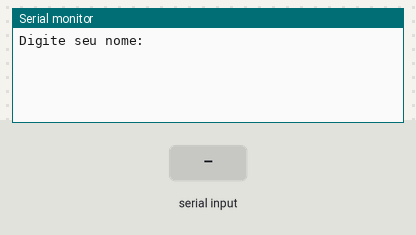
Bench run of a sketch on a simulated Arduino Uno, built with avr-gcc and run on an emulated ATmega328P. Shown: the last lines printed to the serial monitor. Inputs (shaded band) come from the test bench.

Above: at 1.2 s.
1.3 s: "90,45\n" received over Serial
At 1.7 s:
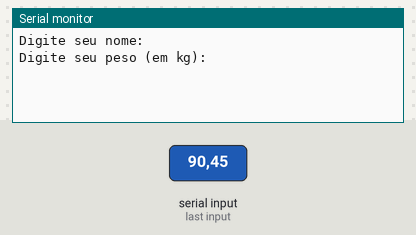
2.8 s: "30,150\n" received over Serial
At 3.2 s:
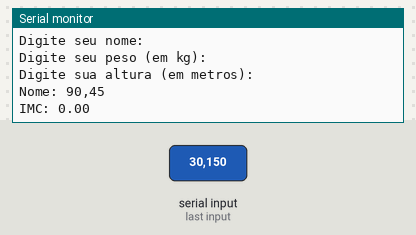

Measured:
- after the input at 1.3 s, the serial monitor: prints a new line at once (image 1)
- after the input at 2.8 s, the serial monitor: prints a new line at once (image 2)

The sketch:

lpmb_ex041.ino
```cpp
// C++ code (Arduino)
// Faça um programa que receba o nome, o peso e a altura de uma pessoa.
// Calcule e imprima o nome e o IMC dessa pessoa - IMC = peso / (altura * altura)

String nome = "Digite  seu nome";
float peso = 0;
float altura = 0;
float imc = 0;

void setup() {
  Serial.begin(9600); // Inicia comunicação serial
}

void loop() {
  // Entrada do nome
  Serial.println("Digite seu nome:");
  while (!Serial.available());
  nome = Serial.readStringUntil('\n');
  nome.trim(); // Remove espaços extras e quebras de linha

  // Entrada do peso
  Serial.println("Digite seu peso (em kg):");
  while (!Serial.available());
  peso = Serial.parseFloat();

  // Entrada da altura
  Serial.println("Digite sua altura (em metros):");
  while (!Serial.available());
  altura = Serial.parseFloat();

  // Cálculo do IMC
  imc = peso / (altura * altura);

  // Saída
  Serial.println("Nome: " + nome);
  Serial.println("IMC: " + String(imc, 2)); // mostra com 2 casas decimais

  delay(5000); // Espera antes de repetir
}
```
